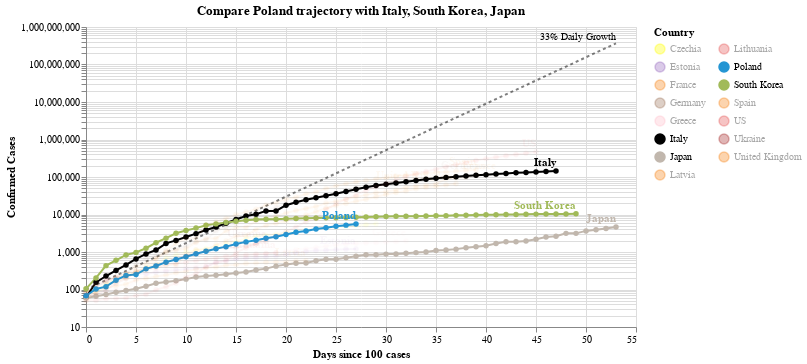

Write notebook code for a chart like this one.
### Code cell
#hide_input
chart3 = make_since_chart(['Poland'])
chart3

### Figure 1 — Vega-Lite specification as saved in the notebook (floating-point values rounded to 4 significant figures; data arrays with more than 128 entries replaced by an {"elided": "..."} marker saying what was removed)
{"config": {"view": {"continuousWidth": 400, "continuousHeight": 300}}, "layer": [{"mark": {"type": "line", "color": "black", "opacity": 0.5, "strokeDash": [3, 3]}, "encoding": {"x": {"type": "quantitative", "field": "Days since 100 cases"}, "y": {"type": "quantitative", "field": "Confirmed Cases"}}}, {"mark": {"type": "text", "align": "right", "dy": -6, "fontSize": 10, "text": "33% Daily Growth"}, "encoding": {"x": {"type": "quantitative", "field": "Days since 100 cases"}, "y": {"type": "quantitative", "field": "Confirmed Cases"}}, "transform": [{"filter": "(datum['Days since 100 cases'] >= 53)"}]}, {"data": {"name": "data-b621e88c23d22ab139921085dd7cfa2c"}, "mark": {"type": "line", "point": true}, "encoding": {"color": {"type": "nominal", "field": "Country", "legend": {"columns": 2}, "scale": {"domain": ["Czechia", "Estonia", "France", "Germany", "Greece", "Italy", "Japan", "Latvia", "Lithuania", "Poland", "South Korea", "Spain", "US", "Ukraine", "United Kingdom"], "range": ["yellow", "#9467bd", "#F58518", "#9D755D", "pink", "black", "#C1B7AD", "#F58518", "#E45756", "#2495D3", "#A1BA59", "#F58518", "#E45756", "brown", "#F58518"]}}, "opacity": {"condition": {"value": 1, "selection": "selector001"}, "value": 0.05}, "tooltip": [{"type": "nominal", "field": "Country"}, {"type": "temporal", "field": "Date"}, {"type": "quantitative", "field": "Confirmed Cases"}, {"type": "quantitative", "field": "Days since 100 cases"}], "x": {"type": "quantitative", "field": "Days since 100 cases"}, "y": {"type": "quantitative", "field": "Confirmed Cases", "scale": {"type": "log"}}}, "selection": {"selector001": {"type": "multi", "fields": ["Country"], "bind": "legend", "init": [{"Country": "Poland"}, {"Country": "Italy"}, {"Country": "South Korea"}, {"Country": "Japan"}]}}, "width": 550}, {"data": {"name": "data-b621e88c23d22ab139921085dd7cfa2c"}, "mark": {"type": "text", "align": "right", "dy": -8, "fontWeight": "bold"}, "encoding": {"color": {"type": "nominal", "field": "Country", "legend": {"columns": 2}, "scale": {"domain": ["Czechia", "Estonia", "France", "Germany", "Greece", "Italy", "Japan", "Latvia", "Lithuania", "Poland", "South Korea", "Spain", "US", "Ukraine", "United Kingdom"], "range": ["yellow", "#9467bd", "#F58518", "#9D755D", "pink", "black", "#C1B7AD", "#F58518", "#E45756", "#2495D3", "#A1BA59", "#F58518", "#E45756", "brown", "#F58518"]}}, "opacity": {"condition": {"value": 1, "selection": "selector001"}, "value": 0.05}, "text": {"type": "nominal", "field": "Country"}, "tooltip": [{"type": "nominal", "field": "Country"}, {"type": "temporal", "field": "Date"}, {"type": "quantitative", "field": "Confirmed Cases"}, {"type": "quantitative", "field": "Days since 100 cases"}], "x": {"type": "quantitative", "field": "Days since 100 cases"}, "y": {"type": "quantitative", "field": "Confirmed Cases", "scale": {"type": "log"}}}, "transform": [{"filter": "(datum['Date'] >= 1586390400000)"}], "width": 550}], "data": {"name": "data-78fc9183d245c95fca5e77cc7ffddc0e"}, "title": "Compare Poland trajectory with Italy, South Korea, Japan", "$schema": "https://vega.github.io/schema/vega-lite/v4.0.2.json", "datasets": {"data-78fc9183d245c95fca5e77cc7ffddc0e": [{"Days since 100 cases": 0, "Confirmed Cases": 100.0}, {"Days since 100 cases": 1, "Confirmed Cases": 133.0}, {"Days since 100 cases": 2, "Confirmed Cases": 176.9}, {"Days since 100 cases": 3, "Confirmed Cases": 235.3}, {"Days since 100 cases": 4, "Confirmed Cases": 312.9}, {"Days since 100 cases": 5, "Confirmed Cases": 416.2}, {"Days since 100 cases": 6, "Confirmed Cases": 553.5}, {"Days since 100 cases": 7, "Confirmed Cases": 736.1}, {"Days since 100 cases": 8, "Confirmed Cases": 979.1}, {"Days since 100 cases": 9, "Confirmed Cases": 1302.0}, {"Days since 100 cases": 10, "Confirmed Cases": 1732.0}, {"Days since 100 cases": 11, "Confirmed Cases": 2303.0}, {"Days since 100 cases": 12, "Confirmed Cases": 3064.0}, {"Days since 100 cases": 13, "Confirmed Cases": 4074.0}, {"Days since 100 cases": 14, "Confirmed Cases": 5419.0}, {"Days since 100 cases": 15, "Confirmed Cases": 7207.0}, {"Days since 100 cases": 16, "Confirmed Cases": 9586.0}, {"Days since 100 cases": 17, "Confirmed Cases": 12750.0}, {"Days since 100 cases": 18, "Confirmed Cases": 16960.0}, {"Days since 100 cases": 19, "Confirmed Cases": 22550.0}, {"Days since 100 cases": 20, "Confirmed Cases": 29990.0}, {"Days since 100 cases": 21, "Confirmed Cases": 39890.0}, {"Days since 100 cases": 22, "Confirmed Cases": 53060.0}, {"Days since 100 cases": 23, "Confirmed Cases": 70560.0}, {"Days since 100 cases": 24, "Confirmed Cases": 93850.0}, {"Days since 100 cases": 25, "Confirmed Cases": 124800.0}, {"Days since 100 cases": 26, "Confirmed Cases": 166000.0}, {"Days since 100 cases": 27, "Confirmed Cases": 220800.0}, {"Days since 100 cases": 28, "Confirmed Cases": 293700.0}, {"Days since 100 cases": 29, "Confirmed Cases": 390600.0}, {"Days since 100 cases": 30, "Confirmed Cases": 519500.0}, {"Days since 100 cases": 31, "Confirmed Cases": 690900.0}, {"Days since 100 cases": 32, "Confirmed Cases": 918900.0}, {"Days since 100 cases": 33, "Confirmed Cases": 1222000.0}, {"Days since 100 cases": 34, "Confirmed Cases": 1625000.0}, {"Days since 100 cases": 35, "Confirmed Cases": 2162000.0}, {"Days since 100 cases": 36, "Confirmed Cases": 2875000.0}, {"Days since 100 cases": 37, "Confirmed Cases": 3824000.0}, {"Days since 100 cases": 38, "Confirmed Cases": 5086000.0}, {"Days since 100 cases": 39, "Confirmed Cases": 6764000.0}, {"Days since 100 cases": 40, "Confirmed Cases": 8996000.0}, {"Days since 100 cases": 41, "Confirmed Cases": 11970000.0}, {"Days since 100 cases": 42, "Confirmed Cases": 15910000.0}, {"Days since 100 cases": 43, "Confirmed Cases": 21170000.0}, {"Days since 100 cases": 44, "Confirmed Cases": 28150000.0}, {"Days since 100 cases": 45, "Confirmed Cases": 37440000.0}, {"Days since 100 cases": 46, "Confirmed Cases": 49790000.0}, {"Days since 100 cases": 47, "Confirmed Cases": 66230000.0}, {"Days since 100 cases": 48, "Confirmed Cases": 88080000.0}, {"Days since 100 cases": 49, "Confirmed Cases": 117100000.0}, {"Days since 100 cases": 50, "Confirmed Cases": 155800000.0}, {"Days since 100 cases": 51, "Confirmed Cases": 207200000.0}, {"Days since 100 cases": 52, "Confirmed Cases": 275600000.0}, {"Days since 100 cases": 53, "Confirmed Cases": 366600000.0}], "data-b621e88c23d22ab139921085dd7cfa2c": {"elided": "540 records"}}}
